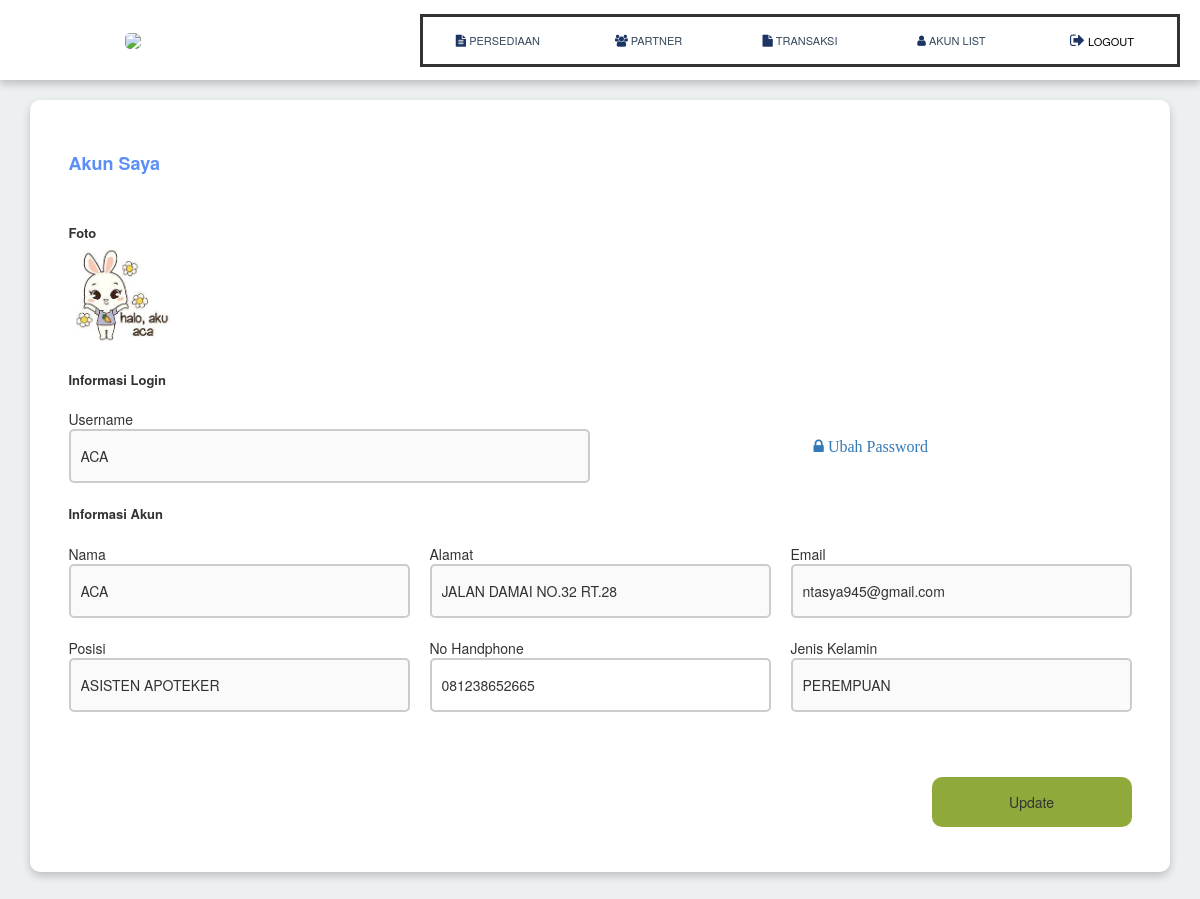
The page /account/my-account.php (signed in) on the database its author committed.
### tables this page shows
CREATE TABLE `db_user` (
  `no` int(10) NOT NULL,
  `id_user` varchar(100) NOT NULL,
  `nama` varchar(100) NOT NULL,
  `alamat` varchar(100) NOT NULL,
  `hp` varchar(15) NOT NULL,
  `email` varchar(100) NOT NULL,
  `jabatan` varchar(25) NOT NULL,
  `username` varchar(10) NOT NULL,
  `password` varchar(6) NOT NULL,
  `jenis_kelamin` varchar(25) NOT NULL,
  `foto` varchar(100) NOT NULL,
  `fee` varchar(5) NOT NULL,
  `activation_status` int(1) NOT NULL DEFAULT 1
);

### account/akses.php (called while the page is built, shortened)
<?php
include dirname(__DIR__)."/configuration/koneksi.php";
$result  = mysqli_query($koneksi, "SELECT * FROM db_user where username like '$_SESSION[guest]'");
$akses     = mysqli_fetch_assoc($result);
?>

### account/my-account.php (the view, shortened to what this page needs)
<?php
include "akses.php";
include "mainhead.php";
?>
<table width="95%" align="center" style="background:white;box-shadow:0 4px 8px 0 rgba(0, 0, 0, 0.2);border-radius:10px;">
    <td>
<table width="95%" align="center">
<td colspan="2" height="40">&nbsp;</td></tr>
<td width="100%" style="padding:10px;"><font size="4" color="#5b8ff5"><b>Akun Saya</b></font></td></tr>
</table>
<div style="height:25px;"></div>
<table width="95%" align="center">
<td style="padding:10px;"><font size="2"><b>Foto</b></font>
<br><img src="staff-image/<?php echo "$akses[foto]";?>" style="width:10%;height:auto;border-radius:5px;"></td></tr>
</table>
<table width="95%" align="center">
<td style="padding:10px;"><font size="2"><b>Informasi Login</b></font></td>
</table>
<table width="95%" align="center">
<td style="width:50%;padding:10px;">Username<br><input type="text" name="nama" value="<?php echo "$akses[username]";?>" autocomplete="off" disabled></td>
<td align="center" style="width:50%;padding:10px;"><a href=""><font size="3"><i class="fa fa-lock" onclick="return showDetails('change-password')"> Ubah Password</i></font></a></td></tr>
</table>
<table width="95%" align="center">
<td style="padding:10px;"><font size="2"><b>Informasi Akun</b></font></td>
</table>
<table width="95%" align="center">
<td style="width:33%;padding:10px;">Nama<br><input type="text" name="nama" value="<?php echo "$akses[nama]";?>" autocomplete="off" disabled></td>
<td style="width:33%;padding:10px;">Alamat<br><input type="text" name="alamat" value="<?php echo "$akses[alamat]";?>" autocomplete="off" disabled></td>
<td style="width:33%;padding:10px;">Email<br><input type="text" name="email" value="<?php echo "$akses[email]";?>" autocomplete="off" disabled></td></tr>
<td style="width:33%;padding:10px;">Posisi<br><input type="text" name="jabatan" value="<?php echo "$akses[jabatan]";?>" autocomplete="off" disabled></td>
<td style="width:33%;padding:10px;">No Handphone<br><input type="text" name="hp" value="<?php echo "$akses[hp]";?>" autocomplete="off" ></td>
<td style="width:33%;padding:10px;">Jenis Kelamin<br><input type="text" name="jenis_kelamin" value="<?php echo "$akses[jenis_kelamin]";?>" autocomplete="off" disabled></td></tr>
</table>
<div style="height:45px;"></div>
<table width="95%" align="center">
<td colspan="3" align="right" style="padding:10px;"><fieldset><button name="submit" type="submit" id="contactus-submit" data-submit="...Sending"><i id="icon" class=""></i> Update</button></td></tr>
</table>
<div style="height:35px;"></div>
</td>
</table>
<div style="height:75px;"></div>

### link/mystyle.css (style rules this page uses)
@media screen and (min-width: 279px) { * { margin:0px auto; } }
@media screen and (min-width: 479px) { * { margin:0px auto; } }
@media screen and (min-width: 679px) { * { margin:0px auto; } }
input[type=text],input[type=password],select,input[type=number],input[type=file],input[type=email],input[type=date],input[type=time],textarea { font-size: 14px; width: 100%; padding: 15px 10px; box-sizing: border-box; border: 2px solid #ccc; -webkit-transition: 0.5s; transition: 0.5s; outline: none; background-size: 30px; background-position: 5px 5px; background-repeat: no-repeat; padding-left: 10px; border-radius: 5px; }
button { font-size: 14px; font-family:arial; background: #8fa93a; color: white; border: white 0px solid; border-radius: 10px; padding: 12px 20px; cursor:pointer; width:200px; height:50px; -webkit-transition: 0.5s; transition: 0.5s; }
fieldset { border: medium none !important; margin: 0 0 10px; min-width: 100%; padding: 0; width: 100% }

### rows shown on the page
db_user: foto (picture), nama "ACA", alamat "JALAN DAMAI NO.32 RT.28", email "ntasya945@gmail.com", jabatan "ASISTEN APOTEKER", hp "081238652665", jenis_kelamin "PEREMPUAN"
